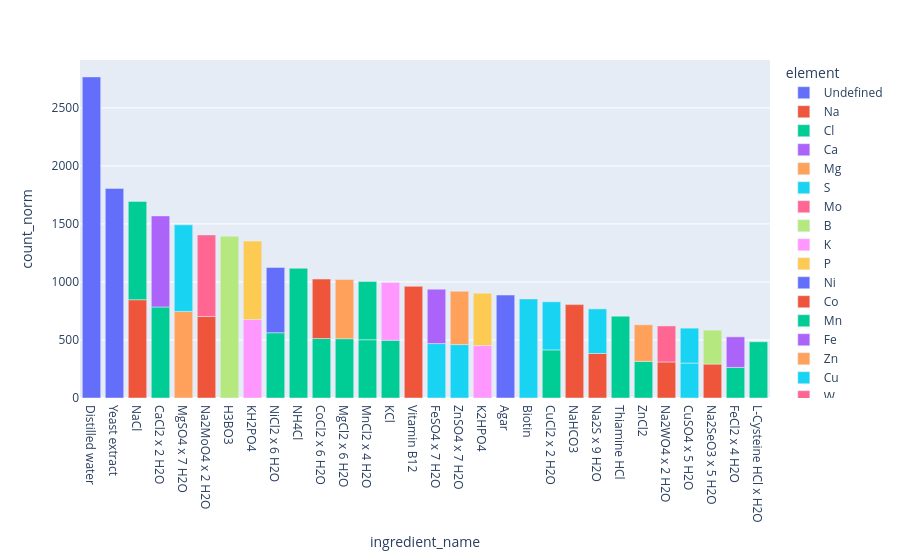

Here is the notebook cell this chart was saved with:
### Code cell
metal_df = pd.read_csv(
    os.path.join(
        DATA_DIR,
        "mediadive-downloaded-ingredients-annotated.csv"
    )
)
metal_df = metal_df\
    .rename(columns={
        "Compound ID": "ingredient_id",
        "Name": "ingredient_name",
        "Element": "element"
    })
metal_df["element"] = metal_df["element"]\
    .str.split(";")
metal_df = metal_df.explode("element")

ingredients_df_counts = pd.merge(
    left=ingredients_df,
    right=metal_df,
    on=["ingredient_id", "ingredient_name"],
    how="left"
)

ingredients_df_counts = \
    ingredients_df_counts[["ingredient_id", "ingredient_name", "element"]]\
    .value_counts()\
    .reset_index()

ingredients_df_counts["count_norm"] = \
    ingredients_df_counts\
        .groupby(["ingredient_id", "ingredient_name"])["count"]\
        .transform(lambda row: row / len(row))

ingredients_df_counts = ingredients_df_counts\
    .sort_values("count", ascending=False)

px.bar(
    data_frame=ingredients_df_counts.head(50),
    x="ingredient_name",
    y="count_norm",
    color="element",
    category_orders={
        "ingredient_name": ingredients_df_counts["ingredient_name"].unique()
    }
)

### Figure 1 — Plotly figure (JSON) as saved in the notebook; plotly's stock layout.template omitted (floating-point values rounded to 4 significant figures; data arrays with more than 128 entries replaced by an {"elided": "..."} marker saying what was removed)
{"data": [{"hovertemplate": "element=Undefined<br>ingredient_name=%{x}<br>count_norm=%{y}<extra></extra>", "legendgroup": "Undefined", "marker": {"color": "#636efa", "pattern": {"shape": ""}}, "name": "Undefined", "orientation": "v", "showlegend": true, "textposition": "auto", "type": "bar", "x": ["Distilled water", "Yeast extract", "Agar"], "xaxis": "x", "y": [2767.0, 1806.0, 887.0], "yaxis": "y"}, {"hovertemplate": "element=Na<br>ingredient_name=%{x}<br>count_norm=%{y}<extra></extra>", "legendgroup": "Na", "marker": {"color": "#EF553B", "pattern": {"shape": ""}}, "name": "Na", "orientation": "v", "showlegend": true, "textposition": "auto", "type": "bar", "x": ["NaCl", "Na2MoO4 x 2 H2O", "NaHCO3", "Na2S x 9 H2O", "Na2WO4 x 2 H2O", "Na2SeO3 x 5 H2O"], "xaxis": "x", "y": [847.0, 702.5, 805.0, 384.0, 310.5, 292.5], "yaxis": "y"}, {"hovertemplate": "element=Cl<br>ingredient_name=%{x}<br>count_norm=%{y}<extra></extra>", "legendgroup": "Cl", "marker": {"color": "#00cc96", "pattern": {"shape": ""}}, "name": "Cl", "orientation": "v", "showlegend": true, "textposition": "auto", "type": "bar", "x": ["NaCl", "CaCl2 x 2 H2O", "NiCl2 x 6 H2O", "NH4Cl", "CoCl2 x 6 H2O", "MgCl2 x 6 H2O", "MnCl2 x 4 H2O", "KCl", "CuCl2 x 2 H2O", "Thiamine HCl", "ZnCl2", "FeCl2 x 4 H2O", "L-Cysteine HCl x H2O"], "xaxis": "x", "y": [847.0, 784.5, 562.5, 1118.0, 512.5, 511.0, 502.0, 497.5, 414.5, 705.0, 315.5, 263.5, 485.0], "yaxis": "y"}, {"hovertemplate": "element=Ca<br>ingredient_name=%{x}<br>count_norm=%{y}<extra></extra>", "legendgroup": "Ca", "marker": {"color": "#ab63fa", "pattern": {"shape": ""}}, "name": "Ca", "orientation": "v", "showlegend": true, "textposition": "auto", "type": "bar", "x": ["CaCl2 x 2 H2O"], "xaxis": "x", "y": [784.5], "yaxis": "y"}, {"hovertemplate": "element=Mg<br>ingredient_name=%{x}<br>count_norm=%{y}<extra></extra>", "legendgroup": "Mg", "marker": {"color": "#FFA15A", "pattern": {"shape": ""}}, "name": "Mg", "orientation": "v", "showlegend": true, "textposition": "auto", "type": "bar", "x": ["MgSO4 x 7 H2O", "MgCl2 x 6 H2O"], "xaxis": "x", "y": [746.0, 511.0], "yaxis": "y"}, {"hovertemplate": "element=S<br>ingredient_name=%{x}<br>count_norm=%{y}<extra></extra>", "legendgroup": "S", "marker": {"color": "#19d3f3", "pattern": {"shape": ""}}, "name": "S", "orientation": "v", "showlegend": true, "textposition": "auto", "type": "bar", "x": ["MgSO4 x 7 H2O", "FeSO4 x 7 H2O", "ZnSO4 x 7 H2O", "Biotin", "Na2S x 9 H2O", "CuSO4 x 5 H2O"], "xaxis": "x", "y": [746.0, 469.0, 460.0, 854.0, 384.0, 301.0], "yaxis": "y"}, {"hovertemplate": "element=Mo<br>ingredient_name=%{x}<br>count_norm=%{y}<extra></extra>", "legendgroup": "Mo", "marker": {"color": "#FF6692", "pattern": {"shape": ""}}, "name": "Mo", "orientation": "v", "showlegend": true, "textposition": "auto", "type": "bar", "x": ["Na2MoO4 x 2 H2O"], "xaxis": "x", "y": [702.5], "yaxis": "y"}, {"hovertemplate": "element=B<br>ingredient_name=%{x}<br>count_norm=%{y}<extra></extra>", "legendgroup": "B", "marker": {"color": "#B6E880", "pattern": {"shape": ""}}, "name": "B", "orientation": "v", "showlegend": true, "textposition": "auto", "type": "bar", "x": ["H3BO3"], "xaxis": "x", "y": [1394.0], "yaxis": "y"}, {"hovertemplate": "element=K<br>ingredient_name=%{x}<br>count_norm=%{y}<extra></extra>", "legendgroup": "K", "marker": {"color": "#FF97FF", "pattern": {"shape": ""}}, "name": "K", "orientation": "v", "showlegend": true, "textposition": "auto", "type": "bar", "x": ["KH2PO4", "KCl", "K2HPO4"], "xaxis": "x", "y": [676.0, 497.5, 451.5], "yaxis": "y"}, {"hovertemplate": "element=P<br>ingredient_name=%{x}<br>count_norm=%{y}<extra></extra>", "legendgroup": "P", "marker": {"color": "#FECB52", "pattern": {"shape": ""}}, "name": "P", "orientation": "v", "showlegend": true, "textposition": "auto", "type": "bar", "x": ["KH2PO4", "K2HPO4"], "xaxis": "x", "y": [676.0, 451.5], "yaxis": "y"}, {"hovertemplate": "element=Ni<br>ingredient_name=%{x}<br>count_norm=%{y}<extra></extra>", "legendgroup": "Ni", "marker": {"color": "#636efa", "pattern": {"shape": ""}}, "name": "Ni", "orientation": "v", "showlegend": true, "textposition": "auto", "type": "bar", "x": ["NiCl2 x 6 H2O"], "xaxis": "x", "y": [562.5], "yaxis": "y"}, {"hovertemplate": "element=Co<br>ingredient_name=%{x}<br>count_norm=%{y}<extra></extra>", "legendgroup": "Co", "marker": {"color": "#EF553B", "pattern": {"shape": ""}}, "name": "Co", "orientation": "v", "showlegend": true, "textposition": "auto", "type": "bar", "x": ["CoCl2 x 6 H2O", "Vitamin B12"], "xaxis": "x", "y": [512.5, 962.0], "yaxis": "y"}, {"hovertemplate": "element=Mn<br>ingredient_name=%{x}<br>count_norm=%{y}<extra></extra>", "legendgroup": "Mn", "marker": {"color": "#00cc96", "pattern": {"shape": ""}}, "name": "Mn", "orientation": "v", "showlegend": true, "textposition": "auto", "type": "bar", "x": ["MnCl2 x 4 H2O"], "xaxis": "x", "y": [502.0], "yaxis": "y"}, {"hovertemplate": "element=Fe<br>ingredient_name=%{x}<br>count_norm=%{y}<extra></extra>", "legendgroup": "Fe", "marker": {"color": "#ab63fa", "pattern": {"shape": ""}}, "name": "Fe", "orientation": "v", "showlegend": true, "textposition": "auto", "type": "bar", "x": ["FeSO4 x 7 H2O", "FeCl2 x 4 H2O"], "xaxis": "x", "y": [469.0, 263.5], "yaxis": "y"}, {"hovertemplate": "element=Zn<br>ingredient_name=%{x}<br>count_norm=%{y}<extra></extra>", "legendgroup": "Zn", "marker": {"color": "#FFA15A", "pattern": {"shape": ""}}, "name": "Zn", "orientation": "v", "showlegend": true, "textposition": "auto", "type": "bar", "x": ["ZnSO4 x 7 H2O", "ZnCl2"], "xaxis": "x", "y": [460.0, 315.5], "yaxis": "y"}, {"hovertemplate": "element=Cu<br>ingredient_name=%{x}<br>count_norm=%{y}<extra></extra>", "legendgroup": "Cu", "marker": {"color": "#19d3f3", "pattern": {"shape": ""}}, "name": "Cu", "orientation": "v", "showlegend": true, "textposition": "auto", "type": "bar", "x": ["CuCl2 x 2 H2O", "CuSO4 x 5 H2O"], "xaxis": "x", "y": [414.5, 301.0], "yaxis": "y"}, {"hovertemplate": "element=W<br>ingredient_name=%{x}<br>count_norm=%{y}<extra></extra>", "legendgroup": "W", "marker": {"color": "#FF6692", "pattern": {"shape": ""}}, "name": "W", "orientation": "v", "showlegend": true, "textposition": "auto", "type": "bar", "x": ["Na2WO4 x 2 H2O"], "xaxis": "x", "y": [310.5], "yaxis": "y"}, {"hovertemplate": "element=Se<br>ingredient_name=%{x}<br>count_norm=%{y}<extra></extra>", "legendgroup": "Se", "marker": {"color": "#B6E880", "pattern": {"shape": ""}}, "name": "Se", "orientation": "v", "showlegend": true, "textposition": "auto", "type": "bar", "x": ["Na2SeO3 x 5 H2O"], "xaxis": "x", "y": [292.5], "yaxis": "y"}], "layout": {"barmode": "relative", "legend": {"title": {"text": "element"}, "tracegroupgap": 0}, "margin": {"t": 60}, "xaxis": {"anchor": "y", "categoryarray": {"elided": "905 str values"}, "categoryorder": "array", "domain": [0, 1], "title": {"text": "ingredient_name"}}, "yaxis": {"anchor": "x", "domain": [0, 1], "title": {"text": "count_norm"}}}}
